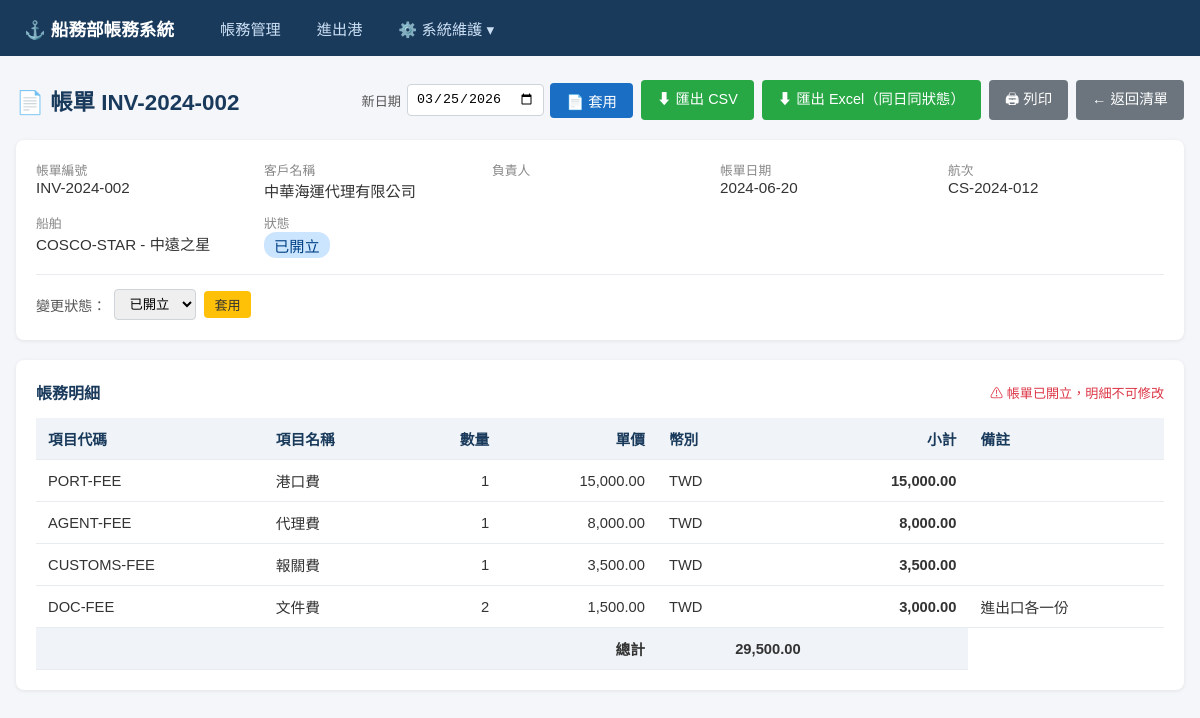
Screenshot of /invoices/2 with the database file from the repository.
### models.py (models this page shows)
class Invoice(Base):
    __tablename__ = "invoices"
    id = Column(Integer, primary_key=True, index=True)
    invoice_no = Column(String, unique=True, nullable=False, index=True)
    voyage_id = Column(Integer, ForeignKey("voyages.id"), nullable=False)
    customer_name = Column(String, nullable=False)
    invoice_date = Column(Date, nullable=False)
    status = Column(String, default="草稿")  # 草稿/已開立/已收款
    responsible = Column(String)  # 發票/帳務負責人（從客戶帶入）
    total_amount = Column(Numeric(18, 2), default=0)
    is_reminded = Column(Integer, default=0)  # 0:未提醒, 1:已提醒 (SQLite 不支援 Boolean 預設值時常用 Integer)
    last_reminded_at = Column(DateTime, nullable=True)
    created_at = Column(DateTime, default=func.now())
    updated_at = Column(DateTime, default=func.now(), onupdate=func.now())
    voyage = relationship("Voyage", back_populates="invoices")
    lines = relationship("InvoiceLine", back_populates="invoice", cascade="all, delete-orphan")

class Voyage(Base):
    __tablename__ = "voyages"
    id = Column(Integer, primary_key=True, index=True)
    voyage_no = Column(String, unique=True, nullable=False, index=True)
    ship_id = Column(Integer, ForeignKey("ships.id"), nullable=False)
    port_of_loading = Column(String)
    port_of_discharge = Column(String)
    etd = Column(Date)
    eta = Column(Date)
    status = Column(String, default="計畫中")  # 計畫中/進行中/已完成
    created_at = Column(DateTime, default=func.now())
    updated_at = Column(DateTime, default=func.now(), onupdate=func.now())
    ship = relationship("Ship", back_populates="voyages")
    invoices = relationship("Invoice", back_populates="voyage")
    task_logs = relationship("VoyageTaskLog", back_populates="voyage")

class Ship(Base):
    __tablename__ = "ships"
    id = Column(Integer, primary_key=True, index=True)
    code = Column(String, unique=True, nullable=False, index=True)
    name = Column(String, nullable=False)
    flag = Column(String)
    ship_type = Column(String)
    created_at = Column(DateTime, default=func.now())
    updated_at = Column(DateTime, default=func.now(), onupdate=func.now())
    voyages = relationship("Voyage", back_populates="ship")

class InvoiceLine(Base):
    __tablename__ = "invoice_lines"
    id = Column(Integer, primary_key=True, index=True)
    invoice_id = Column(Integer, ForeignKey("invoices.id"), nullable=False)
    charge_item_id = Column(Integer, ForeignKey("charge_items.id"), nullable=False)
    quantity = Column(Numeric(18, 4), nullable=False, default=1)
    unit_price = Column(Numeric(18, 2), nullable=False, default=0)
    currency = Column(String, nullable=False, default="TWD")
    subtotal = Column(Numeric(18, 2), default=0)
    remark = Column(String, default="")
    created_at = Column(DateTime, default=func.now())
    updated_at = Column(DateTime, default=func.now(), onupdate=func.now())
    invoice = relationship("Invoice", back_populates="lines")
    charge_item = relationship("ChargeItem", back_populates="invoice_lines")

class ChargeItem(Base):
    __tablename__ = "charge_items"
    id = Column(Integer, primary_key=True, index=True)
    code = Column(String, unique=True, nullable=False, index=True)
    name = Column(String, nullable=False)
    currency = Column(String, nullable=False, default="TWD")
    default_unit_price = Column(Numeric(18, 2), default=0)
    created_at = Column(DateTime, default=func.now())
    updated_at = Column(DateTime, default=func.now(), onupdate=func.now())
    invoice_lines = relationship("InvoiceLine", back_populates="charge_item")

### routers/invoices.py (the view)
@router.get("/{invoice_id}", response_class=HTMLResponse)
def invoice_detail(invoice_id: int, request: Request, db: Session = Depends(get_db)):
    invoice = db.query(models.Invoice).filter(models.Invoice.id == invoice_id).first()
    if not invoice:
        return RedirectResponse(url="/invoices", status_code=303)
    charge_items = db.query(models.ChargeItem).order_by(models.ChargeItem.code).all()
    return templates.TemplateResponse("invoices/detail.html", {
        "request": request,
        "invoice": invoice,
        "charge_items": charge_items,
        "statuses": INVOICE_STATUSES,
        "can_edit": invoice.status == "草稿",
        "today_str": date.today().isoformat(),
    })

### templates/invoices/detail.html (shortened to what this page needs)
{% extends "base.html" %}
{% block content %}
<div class="page-header">
    <h1>📄 帳單 {{ invoice.invoice_no }}</h1>
    <div style="display:flex; gap:8px;">
        <form method="post" action="/invoices/{{ invoice.id }}/duplicate" style="display:flex; gap:6px; align-items:center;">
            <label style="font-size:0.82rem; color:#555;">新日期</label>
            <input type="date" name="new_invoice_date" value="{{ today_str }}" required style="padding:6px 8px; border:1px solid #ced4da; border-radius:4px;">
            <button type="submit" class="btn btn-primary">📄 套用</button>
        </form>
        <a href="/invoices/{{ invoice.id }}/export-csv" class="btn btn-success">⬇ 匯出 CSV</a>
        <a href="/invoices/report/export-excel?voyage_id={{ invoice.voyage_id }}&status={{ invoice.status }}&date_from={{ invoice.invoice_date.strftime('%Y-%m-%d') }}&date_to={{ invoice.invoice_date.strftime('%Y-%m-%d') }}"
           class="btn btn-success">⬇ 匯出 Excel（同日同狀態）</a>
        <a href="/invoices/{{ invoice.id }}/print" class="btn btn-secondary" target="_blank">🖨 列印</a>
        <a href="/invoices" class="btn btn-secondary">← 返回清單</a>
    </div>
</div>
<div class="card">
    <div class="invoice-meta">
        <div class="meta-item">
            <label>帳單編號</label>
            <span>{{ invoice.invoice_no }}</span>
        </div>
        <div class="meta-item">
            <label>客戶名稱</label>
            <span>{{ invoice.customer_name }}</span>
        </div>
        <div class="meta-item">
            <label>負責人</label>
        </div>
        <div class="meta-item">
            <label>帳單日期</label>
            <span>{{ invoice.invoice_date.strftime('%Y-%m-%d') }}</span>
        </div>
        <div class="meta-item">
            <label>航次</label>
            <span>{{ invoice.voyage.voyage_no }}</span>
        </div>
        <div class="meta-item">
            <label>船舶</label>
            <span>{{ invoice.voyage.ship.code }} - {{ invoice.voyage.ship.name }}</span>
        </div>
        <div class="meta-item">
            <label>狀態</label>
            <span>
                {% if invoice.status == '草稿' %}
                    <span class="badge badge-draft">{{ invoice.status }}</span>
                {% elif invoice.status == '已開立' %}
                    <span class="badge badge-issued">{{ invoice.status }}</span>
                {% else %}
                    <span class="badge badge-paid">{{ invoice.status }}</span>
                {% endif %}
            </span>
        </div>
    </div>
    <div style="border-top:1px solid #e9ecef; padding-top:14px; margin-top:4px;">
        <form method="post" action="/invoices/{{ invoice.id }}/status" style="display:flex; gap:8px; align-items:center;">
            <label style="font-size:0.88rem; color:#555;">變更狀態：</label>
            <select name="status" style="padding:6px 10px; border:1px solid #ced4da; border-radius:4px;">
                {% for s in statuses %}
                <option value="{{ s }}" {% if s == invoice.status %}selected{% endif %}>{{ s }}</option>
                {% endfor %}
            </select>
            <button type="submit" class="btn btn-warning btn-sm">套用</button>
        </form>
    </div>
</div>
<div class="card">
    <div style="display:flex; justify-content:space-between; align-items:center; margin-bottom:14px;">
        <h2 style="font-size:1rem; color:#1a3a5c;">帳務明細</h2>
        {% if can_edit %}
        {% if invoice.lines %}
        <span style="font-size:0.82rem; color:#888;">草稿狀態可新增/編輯明細；需先刪除全部明細才可刪主檔</span>
        {% else %}
        <span style="font-size:0.82rem; color:#888;">草稿狀態可新增/編輯明細；目前可刪主檔</span>
        {% endif %}
        {% else %}
        <span style="font-size:0.82rem; color:#dc3545;">⚠ 帳單已開立，明細不可修改</span>
        {% endif %}
    </div>
    <table>
        <thead>
            <tr>
                <th>項目代碼</th>
                <th>項目名稱</th>
                <th class="text-right">數量</th>
                <th class="text-right">單價</th>
                <th>幣別</th>
                <th class="text-right">小計</th>
                <th>備註</th>
            </tr>
        </thead>
        <tbody>
            {% for line in invoice.lines %}
            <tr>
                <td>{{ line.charge_item.code }}</td>
                <td>{{ line.charge_item.name }}</td>
                <td class="text-right">{{ "{:,.4f}".format(line.quantity).rstrip('0').rstrip('.') }}</td>
                <td class="text-right">{{ "{:,.2f}".format(line.unit_price) }}</td>
                <td>{{ line.currency }}</td>
                <td class="text-right"><strong>{{ "{:,.2f}".format(line.subtotal) }}</strong></td>
                <td>{{ line.remark or '' }}</td>
            </tr>
            {% else %}
            <tr>
                <td colspan="{{ 8 if can_edit else 7 }}" class="text-center"
                    style="color:#999; padding:20px;">尚無明細</td>
            </tr>
            {% endfor %}
            <tr class="total-row">
                <td colspan="{{ 5 if can_edit else 4 }}" class="text-right">總計</td>
                <td class="text-right">{{ "{:,.2f}".format(invoice.total_amount) }}</td>
                <td></td>
            </tr>
        </tbody>
    </table>
</div>
{% endblock %}

### static/style.css (style rules this page uses)
* { box-sizing: border-box; margin: 0; padding: 0; }
body { font-family: "Microsoft JhengHei", "Noto Sans TC", sans-serif; background: #f5f6fa; color: #333; }
.page-header { display: flex; justify-content: space-between; align-items: center; margin-bottom: 20px; }
.page-header h1 { font-size: 1.4rem; color: #1a3a5c; }
.btn { display: inline-block; padding: 7px 16px; border-radius: 4px; border: none; cursor: pointer; font-size: 0.9rem; text-decoration: none; transition: opacity 0.2s; }
.btn-primary { background: #1a6fc4; color: white; }
.btn-success { background: #28a745; color: white; }
.btn-warning { background: #ffc107; color: #333; }
.btn-secondary { background: #6c757d; color: white; }
.btn-sm { padding: 4px 10px; font-size: 0.82rem; }
.card { background: white; border-radius: 8px; box-shadow: 0 1px 4px rgba(0,0,0,0.08); padding: 20px; margin-bottom: 20px; }
table { width: 100%; border-collapse: collapse; }
th, td { padding: 10px 12px; text-align: left; border-bottom: 1px solid #e9ecef; font-size: 0.92rem; }
th { background: #f0f4f8; color: #1a3a5c; font-weight: 600; }
.text-right { text-align: right; }
.badge { display: inline-block; padding: 2px 10px; border-radius: 12px; font-size: 0.8rem; font-weight: 500; }
.badge-issued { background: #cce5ff; color: #004085; }
.invoice-meta { display: grid; grid-template-columns: repeat(auto-fit, minmax(180px, 1fr)); gap: 12px; margin-bottom: 16px; }
.meta-item label { font-size: 0.8rem; color: #888; display: block; }
.meta-item span { font-size: 0.95rem; font-weight: 500; }
.total-row td { font-weight: bold; background: #f0f4f8; }

### rows the page displays
Invoice: invoice_no "INV-2024-002", customer_name "中華海運代理有限公司", invoice_date "2024-06-20", status "已開立", total_amount "29,500.00"
Voyage: voyage.voyage_no "CS-2024-012"
Ship: voyage.ship.code "COSCO-STAR", voyage.ship.name "中遠之星"
InvoiceLine: charge_item.code "PORT-FEE", charge_item.name "港口費", quantity "1", unit_price "15,000.00", currency "TWD", subtotal "15,000.00"
InvoiceLine: charge_item.code "AGENT-FEE", charge_item.name "代理費", quantity "1", unit_price "8,000.00", currency "TWD", subtotal "8,000.00"
InvoiceLine: charge_item.code "CUSTOMS-FEE", charge_item.name "報關費", quantity "1", unit_price "3,500.00", currency "TWD", subtotal "3,500.00"
InvoiceLine: charge_item.code "DOC-FEE", charge_item.name "文件費", quantity "2", unit_price "1,500.00", currency "TWD", subtotal "3,000.00", remark "進出口各一份"
